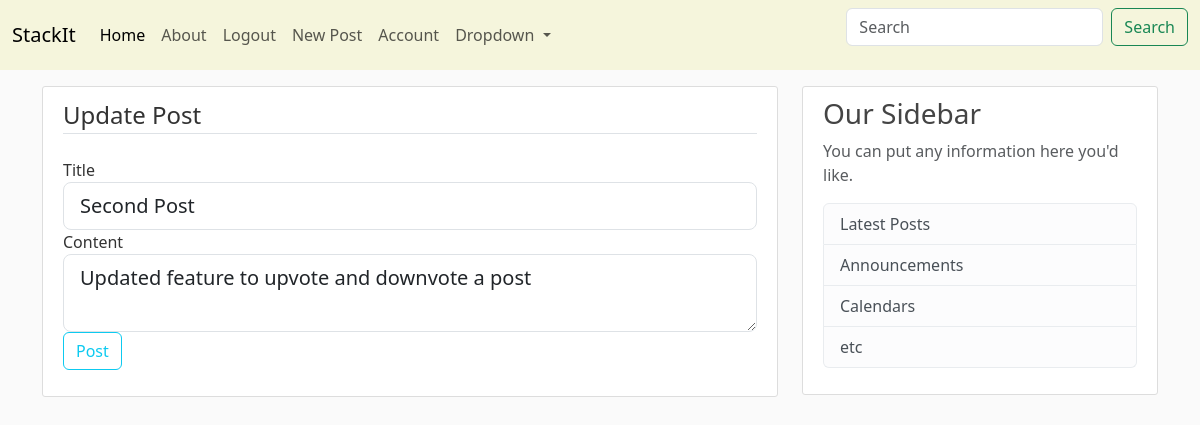
The app's page /post/2/update (signed in) with its own data.
### blog/models.py (models this page shows, shortened)
class post(db.Model):
    id=db.Column(db.Integer,primary_key=True)
    title=db.Column(db.String(100),nullable=False)
    date_posted=db.Column(db.DateTime,nullable=False,default=datetime.datetime.utcnow)
    content=db.Column(db.Text,nullable=False)
    user_id=db.Column(db.Integer,db.ForeignKey('user.id'),nullable=False)
    upvotes = db.Column(db.Integer, default=0)
    downvotes = db.Column(db.Integer, default=0)

### blog/routes.py (the view)
@app.route('/post/<int:post_id>/update',methods=['GET','POST'])
@login_required
def update_post(post_id):
    pst=post.query.get_or_404(post_id)
    if pst.author!=current_user:
        abort(403)
    form=PostForm()
    if form.validate_on_submit():
        pst.title=form.title.data
        pst.content=form.content.data
        db.session.commit()
        flash("Your post has been updated",'success')
        return redirect(url_for('post_show',post_id=pst.id))
    elif request.method=='GET':
        form.title.data=pst.title
        form.content.data=pst.content
    return render_template('create_post.html',title='Update Post',form=form,legend='Update Post')

### blog/forms.py
class PostForm(FlaskForm):
    title=StringField('Title',validators=[DataRequired()])
    content=TextAreaField('Content',validators=[DataRequired()])
    submit=SubmitField('Post')

### blog/models.py (called while the page is built)
@login_manager.user_loader
def load_user(user_id):
    return user.query.get(int(user_id))

### blog/templates/create_post.html (shortened to what this page needs)
{% extends "layout.html" %}
{% block content %}
<div class="content-section">
<form action="" method="post">
    <fieldset class="form-group">
        <legend class="border-bottom mb-4">{{ legend }}</legend>
        <div class="form-group">
            {{ form.title.label(class='form-control-label') }}
            {% if form.title.errors %}
                {{ form.title(class="form-control form-control-lg is-invalid") }}
                <div class="invalid-feedback">
                    {% for error in fcontente.errors %}
                        <span>{{ error }}</span>
                    {% endfor %}
                </div>
            {% else %}
                {{ form.title(class='form-control form-control-lg') }}
            {% endif %}
        </div>
        <div class="form-group">
            {{ form.content.label(class='form-control-label') }}
            {% if form.content.errors %}
                {{ form.content(class="form-control form-control-lg is-invalid") }}
                <div class="invalid-feedback">
                    {% for error in form.content.errors %}
                        <span>{{ error }}</span>
                    {% endfor %}
                </div>
            {% else %}
                {{ form.content(class='form-control form-control-lg') }}
            {% endif %}
        </div>
    </fieldset>
    <div class="form-group">
        {{ form.submit(class='btn btn-outline-info') }}
    </div>
</form>
</div>
{% endblock content %}

### blog/static/main.css (style rules this page uses)
body { background: #fafafa; color: #333333; }
.content-section { background: #ffffff; padding: 10px 20px; border: 1px solid #dddddd; border-radius: 3px; margin-bottom: 20px; }

### records on screen
post: title "Second Post", content "Updated feature to upvote and downvote a post"

### other values on screen
{{ legend }} "Update Post"
